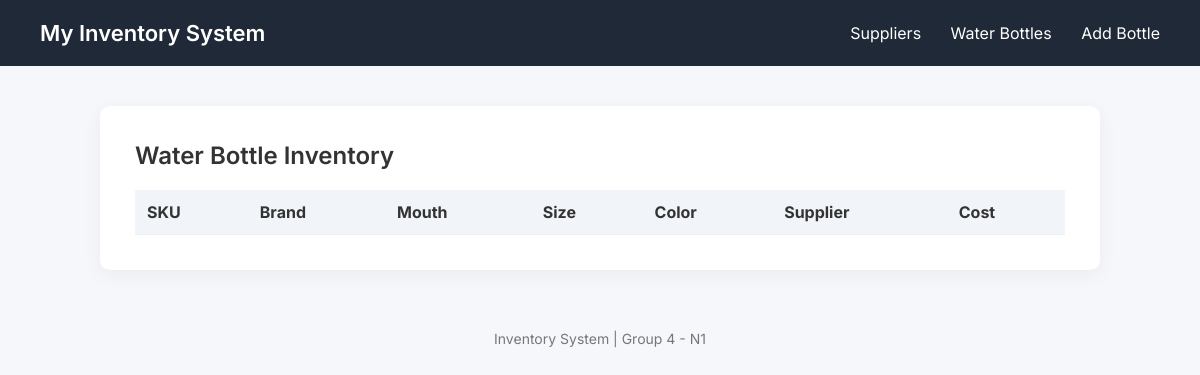
Page /view_bottles/ on the earlier database version.
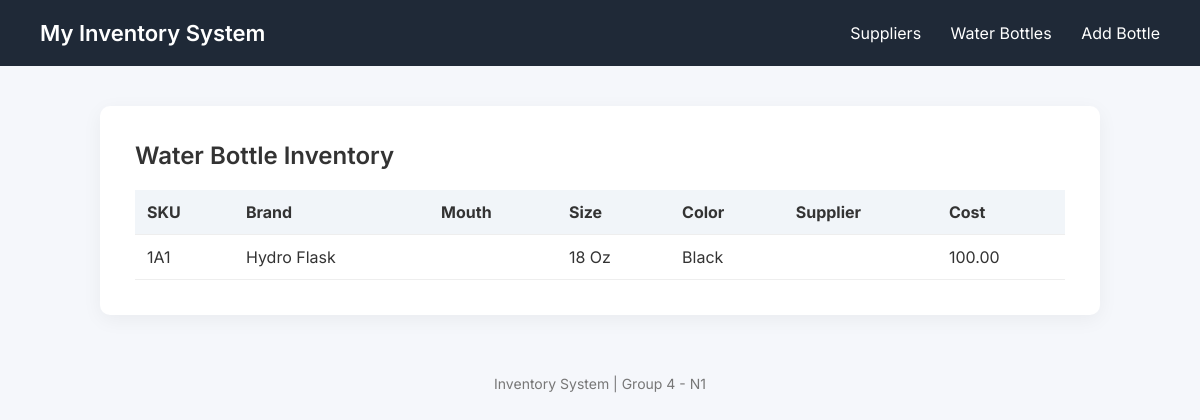
Same page on the later database version.
### MyInventoryApp/models.py (models this page shows, shortened)
class WaterBottle(models.Model):
    sku =  models.CharField(max_length=20, unique=True)
    brand = models.CharField(max_length=100)
    cost = models.DecimalField(max_digits=10, decimal_places=2)
    size = models.CharField(max_length=20)
    mouth_size = models.CharField(max_length=50)
    color = models.CharField(max_length=50)
    supplied_by = models.ForeignKey(Supplier, on_delete=models.CASCADE)
    current_quantity = models.IntegerField()

### MyInventoryApp/views.py (the view)
# urls.py: path("", views.view_bottles, name="view_bottles"),
def view_bottles(request):
    bottles = WaterBottle.objects.all()
    return render(request, "MyInventoryApp/bottle_list.html", {"bottles": bottles})

### MyInventoryApp/templates/MyInventoryApp/bottle_list.html
{% extends "MyInventoryApp/base.html" %}
{% block content %}
<h2>Water Bottle Inventory</h2>
<table>
    <thead>
        <tr>
            <th>SKU</th>
            <th>Brand</th>
            <th>Mouth</th>
            <th>Size</th>
            <th>Color</th>
            <th>Supplier</th>
            <th>Cost</th>
        </tr>
    </thead>
    <tbody>
    {% for bottle in bottles %}
        <tr>
            <td>{{ bottle.sku }}</td>
            <td>{{ bottle.brand }}</td>
            <td>{{ bottle.mouth }}</td>
            <td>{{ bottle.size }}</td>
            <td>{{ bottle.color }}</td>
            <td>{{ bottle.supplier }}</td>
            <td>{{ bottle.cost }}</td>
        </tr>
    {% endfor %}
    </tbody>
</table>
{% endblock %}

Differences in the rows shown:
added WaterBottle: sku "1A1", brand "Hydro Flask", size "18 Oz", color "Black", cost "100.00"
